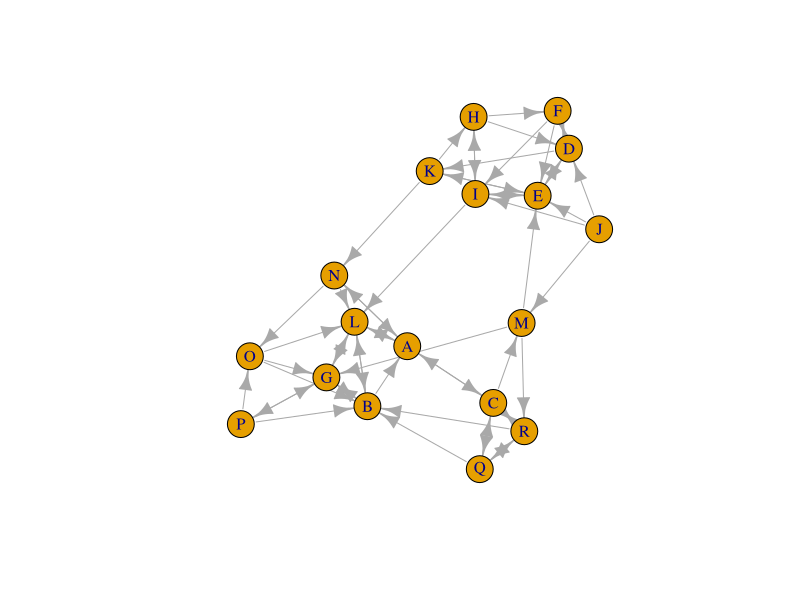
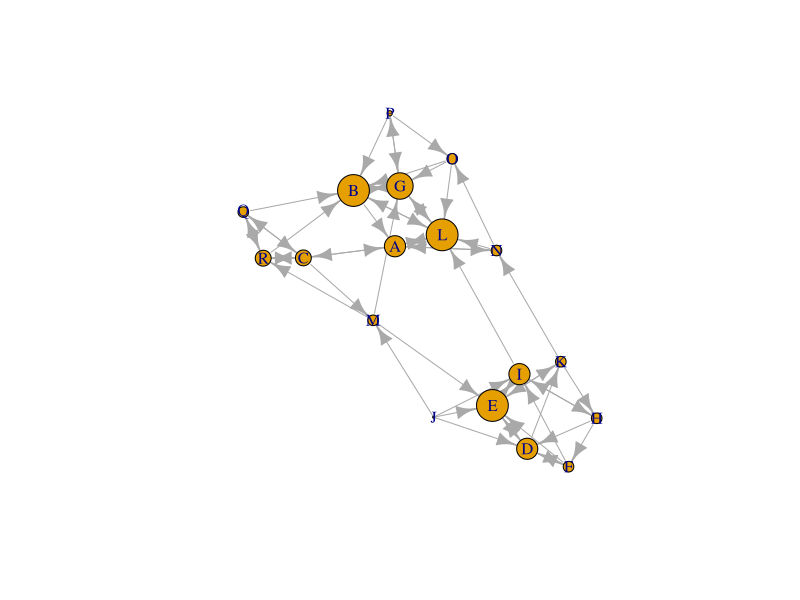
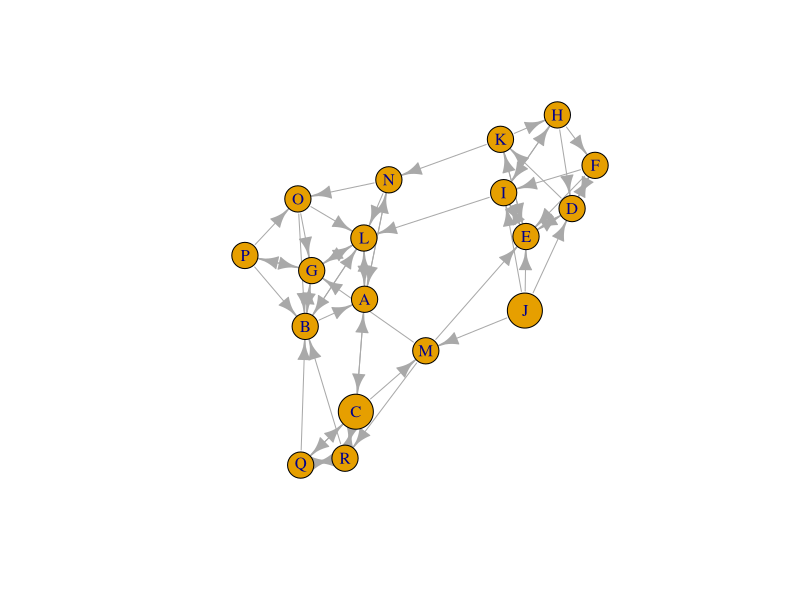
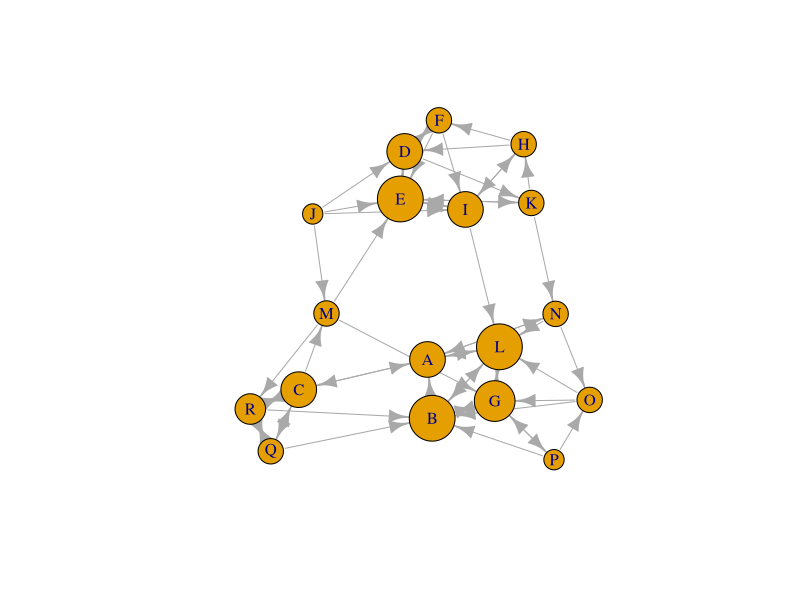

Here is the R script that generated these plots, in order:
################################################################################
#    **************************** R companion for ************************** 
#
# Kenny, D. A., Kashy, D. A., & Cook, W. L. (2006). Dyadic data analysis. 
# New York: Guilford Press.
#
# written by Avi Kluger: avik@savion.huji.ac.il
#
#                              CHAPTER 11 -- Social Network Analysis
# Four-Person Model
################################################################################
rm(list = ls())                               # Clean the Global Environment
cat ("\014")                                  # Clean the R console
if (is.null(dev.list()) == FALSE) dev.off()   # Clean Plots

if (!require('tidyverse')) install.packages('tidyverse'); library('tidyverse')

# ReplicatE Table 11.1
sampson_df            <- matrix(0, nrow = 18, ncol = 18)
row.names(sampson_df) <- colnames(sampson_df) <- LETTERS[1:18]
      sampson_df["A", c("C", "L", "N")] <-  1
      sampson_df["B", c("A", "G", "L")] <-  1
      sampson_df["C", c("A", "M", "Q", "R")] <-  1
      sampson_df["D", c("E", "F", "K")] <-  1
      sampson_df["E", c("D", "I", "K")] <-  1
      sampson_df["F", c("D", "E", "I")] <-  1
      sampson_df["G", c("B", "L", "P")] <-  1
      sampson_df["H", c("D", "F", "I")] <-  1
      sampson_df["I", c("E", "H", "L")] <-  1
      sampson_df["J", c("D", "E", "I", "M")] <-  1
      sampson_df["K", c("E", "H", "N")] <-  1
      sampson_df["L", c("A", "B", "G")] <-  1
      sampson_df["M", c("E", "G", "R")] <-  1
      sampson_df["N", c("A", "L", "O")] <-  1
      sampson_df["O", c("B", "G", "L")] <-  1
      sampson_df["P", c("B", "G", "O")] <-  1
      sampson_df["Q", c("B", "C", "R")] <-  1
      sampson_df["R", c("B", "C", "Q")] <-  1
sampson_df <- as.data.frame(sampson_df)

sampson_df$from <- rownames(sampson_df)
edges           <- sampson_df %>%  gather(to, weight, A:R, -from)
# Create a data frame containing only edges (arrows)
edges           <- edges[which(edges$weight == 1), ]

detach(package:tidyverse)
if (!require('igraph')) install.packages('igraph'); library('igraph')

#Create a graph labeled g
g              <- graph_from_data_frame(edges, directed = TRUE)
as_adjacency_matrix(g)
plot(g)

# Code below is based on a workshop of Katherine Ognyanova, www.kateto.net

# Node degrees
# 'degree' has a mode of 'in' for in-degree, 'out' for out-degree,
# and 'all' or 'total' for total degree. 
plot(g, vertex.size = degree(g, mode="in")*3)
plot(g, vertex.size = degree(g, mode="out")*5)
plot(g, vertex.size = degree(g)*3)


# Degree (number of ties)
degree_df               <- as.data.frame(degree(g, mode="in"))
colnames(degree_df)     <- "Indegree"
degree_df$Monk          <- rownames(degree_df)
degree_df               <- degree_df[order(degree_df$Monk), ]
degree_df               <- degree_df [, c("Monk", "Indegree")] 
Table11.2_df            <- degree_df

closeness_df            <- as.data.frame(closeness(g,  mode="all"))
colnames(closeness_df)  <- "Closeness"
closeness_df$Monk       <- rownames(closeness_df)
closeness_df            <- closeness_df[order(closeness_df$Monk), ]
closeness_df            <- closeness_df [, c("Monk", "Closeness")] 
Table11.2_df$Closeness  <- round(closeness_df$Closeness, 3)

betweenness_df          <- as.data.frame(betweenness(g, directed=T, weights=NA))
colnames(betweenness_df)<- "Betweenness"
betweenness_df$Monk     <- rownames(betweenness_df)
betweenness_df          <- betweenness_df[order(betweenness_df$Monk), ]
betweenness_df          <- betweenness_df [, c("Monk", "Betweenness")] 
Table11.2_df$betweenness<- round(betweenness_df$Betweenness, 3)
Table11.2_df
round(cor(Table11.2_df[, 2:4]), 3)

# Reciprocity cf. p.304
# The proportion of reciprocated ties (for a directed network).
reciprocity(g)
dyad_census(g) # Mutual, asymmetric, and null node pairs
2*dyad_census(g)$mut/ecount(g) # Calculating reciprocity

# Transitivity cf. page 305
# global - ratio of triangles (direction disregarded) to connected triples
transitivity(g, type="global")  # g is treated as an undirected network
triad_census(g) # for directed networks
cat("Triad census was defined by David and Leinhardt (see References below). 
Every triple of vertices (A, B, C) are classified into the 16 possible states:
003   A,B,C, the empty graph.
012   A->B, C, the graph with a single directed edge.
102   A<->B, C, the graph with a mutual connection between two vertices.
021D  A<-B->C, the out-star.
021U  A->B<-C, the in-star.
021C  A->B->C, directed line.
111D  A<->B<-C.
111U  A<->B->C.
030T  A->B<-C, A->C.
030C  A<-B<-C, A->C.
201   A<->B<->C.
120D  A<-B->C, A<->C.
120U  A->B<-C, A<->C.
120C  A->B->C, A<->C.
210   A->B<->C, A<->C.
300   A<->B<->C, A<->C, the complete graph.")

cliques(g, min= 3)
# Density
# The proportion of present edges from all possible ties.
edge_density(g, loops=F)